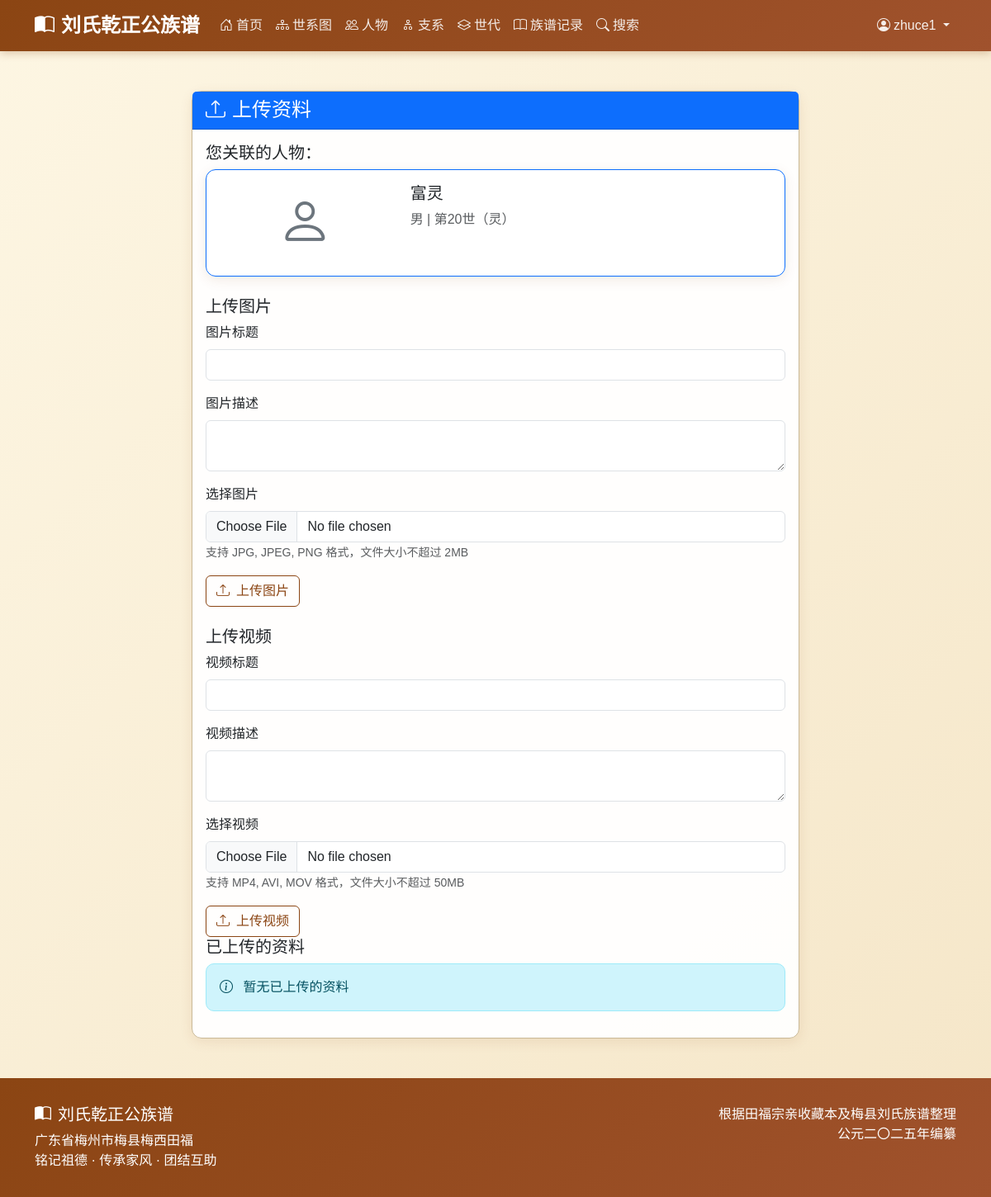
Before: /upload_media/ (signed in) with the older database file.
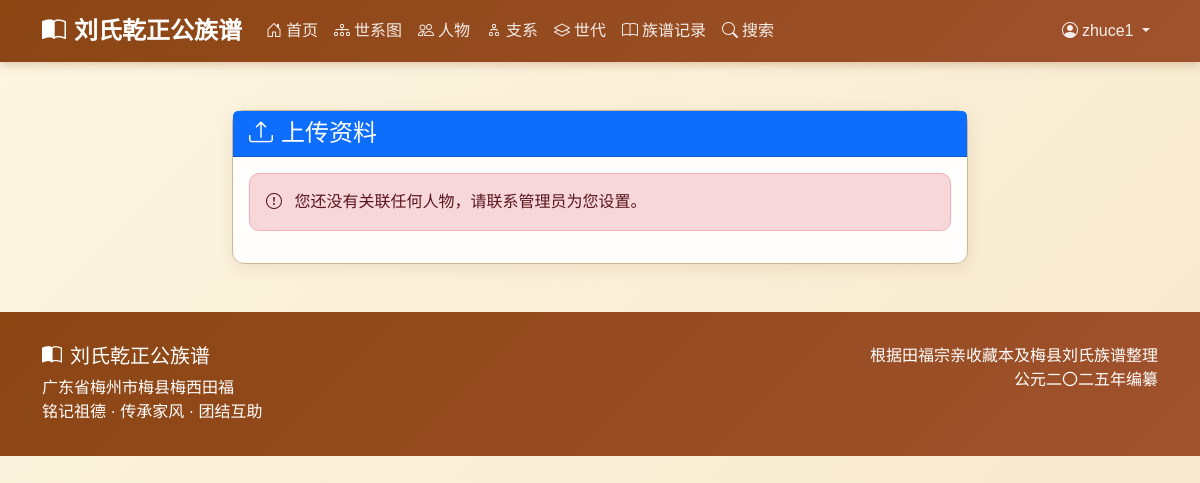
After: the same page with the newer database file.
### django_backup/genealogy/models.py (models this page shows, shortened)
class Person(models.Model):
    GENDER_CHOICES = [
        ('M', '男'),
        ('F', '女'),
    ]
    name = models.CharField(max_length=100, verbose_name='姓名')
    courtesy_name = models.CharField(max_length=100, blank=True, verbose_name='字')
    art_name = models.CharField(max_length=100, blank=True, verbose_name='号')
    alias = models.CharField(max_length=100, blank=True, verbose_name='别名')
    generation_char = models.CharField(max_length=10, blank=True, verbose_name='辈份字')
    gender = models.CharField(max_length=1, choices=GENDER_CHOICES, default='M', verbose_name='性别', help_text='性别变动后需要先保存，然后重新加载页面以更新配偶关系选项')
    is_outsider = models.BooleanField(default=False, verbose_name='是否为外族配偶', help_text='外族配偶状态变动后，世代选项会自动更新；若需更新配偶关系选项，请保存并重新加载页面')
    generation = models.ForeignKey(
        Generation,
        on_delete=models.CASCADE,
        related_name='persons',
        verbose_name='世代',
        null=True,
        blank=True
    )
    father = models.ForeignKey(
        'self',
        on_delete=models.SET_NULL,
        null=True,
        blank=True,
        related_name='children_as_father',
        verbose_name='父亲',
        limit_choices_to={'gender': 'M'}
    )
    mother = models.ForeignKey(
        'self',
        on_delete=models.SET_NULL,
        null=True,
        blank=True,
        related_name='children_as_mother',
        verbose_name='母亲',
        limit_choices_to={'gender': 'F'}
    )
    spouses = models.ManyToManyField(
        'self',
        through='SpouseRelation',
        through_fields=('husband', 'wife'),
        symmetrical=False,
        related_name='partners',
        blank=True,
        verbose_name='配偶'
    )
    branch = models.ForeignKey(
        Branch,
        on_delete=models.SET_NULL,
        null=True,
        blank=True,
        related_name='members',
        verbose_name='所属支系'
    )
    birth_year = models.IntegerField(null=True, blank=True, verbose_name='出生年份')
    death_year = models.IntegerField(null=True, blank=True, verbose_name='逝世年份')
    birth_place = models.CharField(max_length=200, blank=True, verbose_name='出生地')
    burial_place = models.CharField(max_length=300, blank=True, verbose_name='葬地')
    burial_fengshui = models.CharField(max_length=200, blank=True, verbose_name='墓形/风水')
    burial_direction = models.CharField(max_length=100, blank=True, verbose_name='坐向')
    biography = models.TextField(blank=True, verbose_name='生平简介')
    achievements = models.TextField(blank=True, verbose_name='主要事迹')
    descendants_location = models.TextField(blank=True, verbose_name='后裔分布')
    notes = models.TextField(blank=True, verbose_name='备注')
    order = models.IntegerField(default=0, verbose_name='排序')
    avatar = models.ImageField(
        upload_to='avatars/',
        blank=True,
        null=True,
        verbose_name='头像',
        validators=[validate_image_extension, validate_file_size]
    )
    related_user = models.OneToOneField(
        User,
        on_delete=models.SET_NULL,
        null=True,
        blank=True,
        related_name='related_person',
        verbose_name='关联用户'
    )
    account_status = models.CharField(
        max_length=20,
        choices=[
            ('active', '激活'),
            ('inactive', '未激活'),
            ('disabled', '禁用'),
        ],
        default='inactive',
        verbose_name='账号状态'
    )
    created_at = models.DateTimeField(auto_now_add=True, verbose_name='创建时间')
    updated_at = models.DateTimeField(auto_now=True, verbose_name='更新时间')
    created_by = models.ForeignKey(
        User,
        on_delete=models.SET_NULL,
        null=True,
        blank=True,
        related_name='created_persons',
        verbose_name='创建者'
    )
    class Meta:
        verbose_name = '人物'
        verbose_name_plural = '人物'
        ordering = ['generation__number', 'order', 'id']
    def has_avatar(self):
        """是否有头像"""
        return bool(self.avatar)
    has_avatar.short_description = '有头像'
    has_avatar.boolean = True

class Generation(models.Model):
    number = models.IntegerField(verbose_name='世代数')
    is_spouse = models.BooleanField(default=False, verbose_name='是否为配偶世代')
    name = models.CharField(max_length=50, blank=True, verbose_name='世代名称')
    description = models.TextField(blank=True, verbose_name='描述')
    class Meta:
        verbose_name = '世代'
        verbose_name_plural = '世代'
        ordering = ['number', 'is_spouse']
        unique_together = ['number', 'is_spouse']

### django_backup/genealogy/views.py (the view, shortened to what this page needs)
# urls.py: path('upload_media/', views.UploadMediaView.as_view(), name='upload_media'),
class UploadMediaView(LoginRequiredMixin, View):
    template_name = 'genealogy/upload_media.html'
    def get(self, request):
        related_person = None
        if hasattr(request.user, 'related_person'):
            related_person = request.user.related_person
        else:
            try:
                from genealogy.models import UserProfile
                profile = UserProfile.objects.get(user=request.user)
                if profile.related_person:
                    related_person = profile.related_person
            except:
                pass
        if not related_person:
            return render(request, self.template_name, {
                'error': '您还没有关联任何人物，请联系管理员为您设置。'
            })
        return render(request, self.template_name, {
            'related_person': related_person
        })

### django_backup/genealogy/models.py (called while the page is built)
    def save(self, *args, **kwargs):
        if not self.visit_date:
            self.visit_date = self.timestamp.date() if self.timestamp else timezone.now().date()
        super().save(*args, **kwargs)

### django_backup/templates/genealogy/upload_media.html (shortened to what the changed rows need)
{% extends 'base.html' %}
{% block content %}
<div class="container mt-5">
    <div class="row justify-content-center">
        <div class="col-md-8">
            <div class="card">
                <div class="card-body">
                    {% if error %}
                    <div class="alert alert-danger">
                        <i class="bi bi-exclamation-circle me-2"></i>
                        {{ error }}
                    </div>
                    {% else %}
                    <div class="mb-4">
                        <h5>您关联的人物：</h5>
                        <div class="card p-3 border-primary">
                            <div class="row">
                                <div class="col-md-4">
                                    {% if related_person.avatar %}
                                    <img src="{{ related_person.avatar.url }}" class="img-fluid rounded" alt="{{ related_person.name }}">
                                    {% else %}
                                    <div class="text-center" style="font-size: 4rem; color: #6c757d;">
                                        <i class="bi bi-person"></i>
                                    </div>
                                    {% endif %}
                                </div>
                                <div class="col-md-8">
                                    <h5>{{ related_person.name }}{% if related_person.courtesy_name %}（{{ related_person.courtesy_name }}）{% endif %}</h5>
                                    <p class="text-muted">
                                        {% if related_person.gender == 'M' %}男{% else %}女{% endif %} |
                                        第{{ related_person.generation.number }}世{% if related_person.generation_char %}（{{ related_person.generation_char }}）{% endif %}
                                    </p>
                                </div>
                            </div>
                        </div>
                    </div>
                    <div class="mb-6">
                        <h5>上传图片</h5>
                        <form method="post" enctype="multipart/form-data" class="mb-4">
                            <div class="mb-3">
                                <label for="image_title" class="form-label">图片标题</label>
                                <input type="text" class="form-control" id="image_title" name="title" required>
                            </div>
                            <div class="mb-3">
                                <label for="image_description" class="form-label">图片描述</label>
                                <textarea class="form-control" id="image_description" name="description" rows="2"></textarea>
                            </div>
                            <div class="mb-3">
                                <label for="image_file" class="form-label">选择图片</label>
                                <input type="file" class="form-control" id="image_file" name="file" accept="image/*" required>
                                <small class="text-muted">支持 JPG, JPEG, PNG 格式，文件大小不超过 2MB</small>
                            </div>
                            <button type="submit" class="btn btn-outline-primary">
                                <i class="bi bi-upload me-2"></i>上传图片
                            </button>
                        </form>
                    </div>
                    <div class="mb-6">
                        <h5>上传视频</h5>
                        <form method="post" enctype="multipart/form-data">
                            <div class="mb-3">
                                <label for="video_title" class="form-label">视频标题</label>
                                <input type="text" class="form-control" id="video_title" name="title" required>
                            </div>
                            <div class="mb-3">
                                <label for="video_description" class="form-label">视频描述</label>
                                <textarea class="form-control" id="video_description" name="description" rows="2"></textarea>
                            </div>
                            <div class="mb-3">
                                <label for="video_file" class="form-label">选择视频</label>
                                <input type="file" class="form-control" id="video_file" name="file" accept="video/*" required>
                                <small class="text-muted">支持 MP4, AVI, MOV 格式，文件大小不超过 50MB</small>
                            </div>
                            <button type="submit" class="btn btn-outline-primary">
                                <i class="bi bi-upload me-2"></i>上传视频
                            </button>
                        </form>
                    </div>
                    <div class="mt-6">
                        <h5>已上传的资料</h5>
                        {% if related_person.images.exists or related_person.videos.exists %}
                        <div class="row">
                            {% for image in related_person.images.all %}
                            <div class="col-md-4 mb-3">
                                <div class="card">
                                    <img src="{{ image.image.url }}" class="card-img-top" alt="{{ image.title }}">
                                    <div class="card-body">
                                        <h6 class="card-title">{{ image.title|default:'未命名' }}</h6>
                                        <p class="card-text text-muted small">{{ image.description|default:'' }}</p>
                                    </div>
                                </div>
                            </div>
                            {% endfor %}
                            {% for video in related_person.videos.all %}
                            <div class="col-md-4 mb-3">
                                <div class="card">
                                    <div class="card-body text-center" style="padding: 4rem 0;">
                                        <i class="bi bi-play-circle" style="font-size: 3rem; color: #6c757d;"></i>
                                    </div>
                                    <div class="card-body">
                                        <h6 class="card-title">{{ video.title|default:'未命名' }}</h6>
                                        <p class="card-text text-muted small">{{ video.description|default:'' }}</p>
                                    </div>
                                </div>
                            </div>
                            {% endfor %}
                        </div>
                        {% else %}
                        <div class="alert alert-info">
                            <i class="bi bi-info-circle me-2"></i>
                            暂无已上传的资料
                        </div>
                        {% endif %}
                    </div>
                    {% endif %}
                </div>
            </div>
        </div>
    </div>
</div>
{% endblock %}

Changed rows visible on the page:
removed Person: name "富灵", generation.number "20", generation_char "灵"
Other visible differences:
{{ error }}: (not shown) → "您还没有关联任何人物，请联系管理员为您设置。"
text no longer shown: "您关联的人物： 男 | 第 世 （ ） 上传图片 图片标题 图片描述 选择图片 支持 JPG, JPEG, PNG 格式，文件大小不超过 2MB 上传图片 上传视频 视频标题 视频描述 选择视频 支持 MP4, AVI, MOV 格式，文件大小不超过 50MB 上传视频 已上传的资料 暂无已上传的资料"
